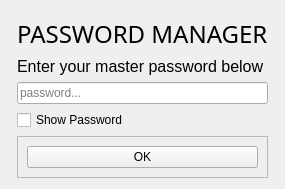
<?xml version="1.0" encoding="UTF-8"?>
<ui version="4.0">
 <class>Form</class>
 <widget class="QWidget" name="Form">
  <property name="geometry">
   <rect>
    <x>0</x>
    <y>0</y>
    <width>245</width>
    <height>149</height>
   </rect>
  </property>
  <property name="windowTitle">
   <string>Form</string>
  </property>
  <layout class="QGridLayout" name="gridLayout">
   <item row="0" column="0">
    <widget class="QFrame" name="frame_3">
     <property name="maximumSize">
      <size>
       <width>16777215</width>
       <height>100</height>
      </size>
     </property>
     <property name="frameShape">
      <enum>QFrame::StyledPanel</enum>
     </property>
     <property name="frameShadow">
      <enum>QFrame::Raised</enum>
     </property>
    </widget>
   </item>
   <item row="3" column="0">
    <widget class="QFrame" name="frame_2">
     <property name="maximumSize">
      <size>
       <width>100</width>
       <height>16777215</height>
      </size>
     </property>
     <property name="frameShape">
      <enum>QFrame::StyledPanel</enum>
     </property>
     <property name="frameShadow">
      <enum>QFrame::Raised</enum>
     </property>
    </widget>
   </item>
   <item row="0" column="1">
    <widget class="QFrame" name="frame">
     <property name="frameShape">
      <enum>QFrame::StyledPanel</enum>
     </property>
     <property name="frameShadow">
      <enum>QFrame::Raised</enum>
     </property>
    </widget>
   </item>
   <item row="3" column="2">
    <widget class="QFrame" name="frame_4">
     <property name="maximumSize">
      <size>
       <width>100</width>
       <height>16777215</height>
      </size>
     </property>
     <property name="frameShape">
      <enum>QFrame::StyledPanel</enum>
     </property>
     <property name="frameShadow">
      <enum>QFrame::Raised</enum>
     </property>
    </widget>
   </item>
   <item row="5" column="1">
    <widget class="QFrame" name="frame_5">
     <property name="maximumSize">
      <size>
       <width>16777215</width>
       <height>100</height>
      </size>
     </property>
     <property name="frameShape">
      <enum>QFrame::StyledPanel</enum>
     </property>
     <property name="frameShadow">
      <enum>QFrame::Raised</enum>
     </property>
     <layout class="QHBoxLayout" name="horizontalLayout">
      <item>
       <widget class="QPushButton" name="okButton">
        <property name="text">
         <string>OK</string>
        </property>
       </widget>
      </item>
     </layout>
    </widget>
   </item>
   <item row="3" column="1">
    <widget class="QLineEdit" name="passwordLineEdit">
     <property name="echoMode">
      <enum>QLineEdit::Password</enum>
     </property>
     <property name="placeholderText">
      <string>password...</string>
     </property>
    </widget>
   </item>
   <item row="2" column="1">
    <widget class="QLabel" name="label_2">
     <property name="maximumSize">
      <size>
       <width>16777215</width>
       <height>50</height>
      </size>
     </property>
     <property name="font">
      <font>
       <pointsize>12</pointsize>
      </font>
     </property>
     <property name="text">
      <string>Enter your master password below</string>
     </property>
    </widget>
   </item>
   <item row="1" column="1">
    <widget class="QLabel" name="label">
     <property name="maximumSize">
      <size>
       <width>16777215</width>
       <height>50</height>
      </size>
     </property>
     <property name="font">
      <font>
       <family>Arial Rounded MT Bold</family>
       <pointsize>18</pointsize>
       <weight>50</weight>
       <bold>false</bold>
      </font>
     </property>
     <property name="text">
      <string>PASSWORD MANAGER</string>
     </property>
    </widget>
   </item>
   <item row="4" column="1">
    <widget class="QCheckBox" name="showPasswordCheckbox">
     <property name="text">
      <string>Show Password</string>
     </property>
    </widget>
   </item>
  </layout>
 </widget>
 <resources/>
 <connections/>
</ui>
